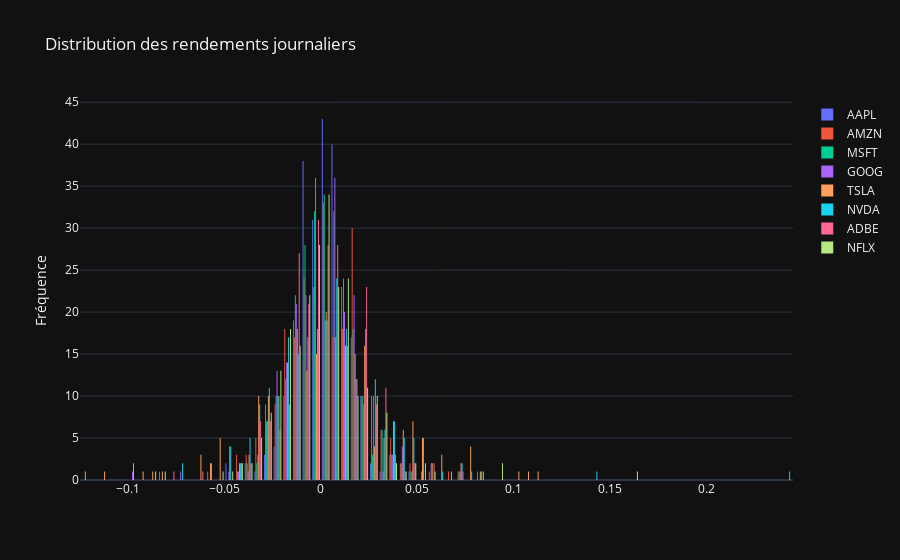

The notebook cell saved with this chart:
### Markdown cell above
Ici nous avons accès aux réalisations des rendements $R_i(\omega)$ et nous voulons estimer les paramètres de la distribution des rendements ($\mu$ et $\sigma$).

### Code cell
# Returns distribution
fig = go.Figure()
for a in assets:
    fig.add_trace(go.Histogram(x=returns[a], name=a))
fig.update_layout(title='Distribution des rendements journaliers', yaxis_title='Fréquence')
fig.show()

pio.write_image(fig, 'image.png',scale=6, width=1080, height=600)

### Figure 1 — Plotly figure (JSON) as saved in the notebook; plotly's stock layout.template omitted (floating-point values rounded to 4 significant figures; data arrays with more than 128 entries replaced by an {"elided": "..."} marker saying what was removed)
{"data": [{"name": "AAPL", "type": "histogram", "x": {"elided": "251 float values"}}, {"name": "AMZN", "type": "histogram", "x": {"elided": "251 float values"}}, {"name": "MSFT", "type": "histogram", "x": {"elided": "251 float values"}}, {"name": "GOOG", "type": "histogram", "x": {"elided": "251 float values"}}, {"name": "TSLA", "type": "histogram", "x": {"elided": "251 float values"}}, {"name": "NVDA", "type": "histogram", "x": {"elided": "251 float values"}}, {"name": "ADBE", "type": "histogram", "x": {"elided": "251 float values"}}, {"name": "NFLX", "type": "histogram", "x": {"elided": "251 float values"}}], "layout": {"title": {"text": "Distribution des rendements journaliers"}, "yaxis": {"title": {"text": "Fréquence"}}}}
